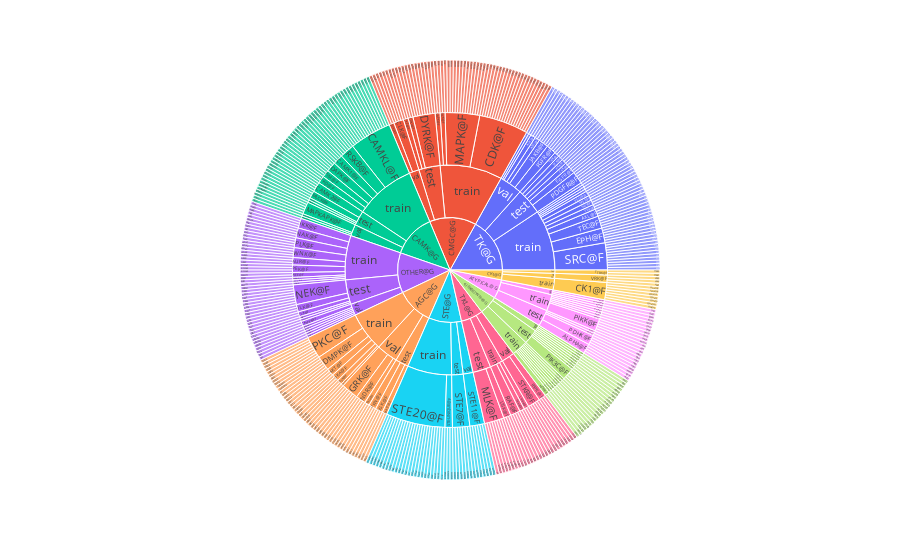

Notebook code for this chart:
### Code cell
fig = px.sunburst(new_df, path=['Group', 'MLSet', 'Family', 'Kinase'], values=[1 for _ in range(len(new_df))])
fig.show()

### Figure 1 — Plotly figure (JSON) as saved in the notebook; plotly's stock layout.template omitted (floating-point values rounded to 4 significant figures; data arrays with more than 128 entries replaced by an {"elided": "..."} marker saying what was removed)
{"data": [{"branchvalues": "total", "domain": {"x": [0, 1], "y": [0, 1]}, "hovertemplate": "labels=%{label}<br>value=%{value}<br>parent=%{parent}<br>id=%{id}<extra></extra>", "ids": {"elided": "560 str values"}, "labels": {"elided": "560 str values"}, "name": "", "parents": {"elided": "560 str values"}, "type": "sunburst", "values": {"elided": "560 int values"}}], "layout": {"legend": {"tracegroupgap": 0}, "margin": {"t": 60}}}
